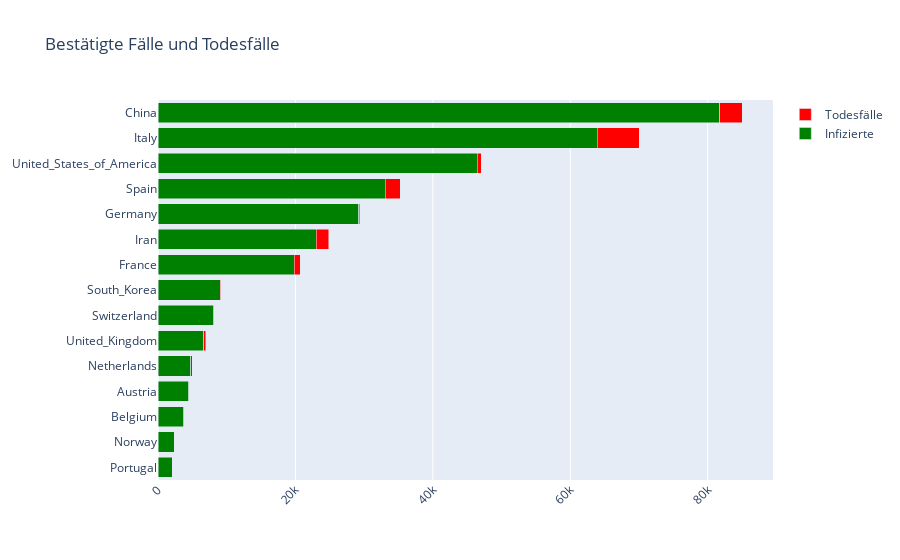

This figure's notebook cell:
### Code cell
plot_gesamtzahlen(data_total)

### Figure 1 — Plotly figure (JSON) as saved in the notebook; plotly's stock layout.template omitted (floating-point values rounded to 4 significant figures)
{"data": [{"marker": {"color": "green"}, "name": "Infizierte", "orientation": "h", "type": "bar", "x": [2060, 2371, 3743, 4486, 4749, 6650, 8015, 9037, 19856, 23049, 29212, 33089, 46442, 63927, 81748], "y": ["Portugal", "Norway", "Belgium", "Austria", "Netherlands", "United_Kingdom", "Switzerland", "South_Korea", "France", "Iran", "Germany", "Spain", "United_States_of_America", "Italy", "China"]}, {"marker": {"color": "red"}, "name": "Todesfälle", "orientation": "h", "type": "bar", "x": [23, 8, 88, 25, 213, 335, 66, 120, 860, 1812, 126, 2182, 590, 6077, 3283], "y": ["Portugal", "Norway", "Belgium", "Austria", "Netherlands", "United_Kingdom", "Switzerland", "South_Korea", "France", "Iran", "Germany", "Spain", "United_States_of_America", "Italy", "China"]}], "layout": {"barmode": "stack", "title": {"text": "Bestätigte Fälle und Todesfälle"}, "xaxis": {"tickangle": -45}}}
